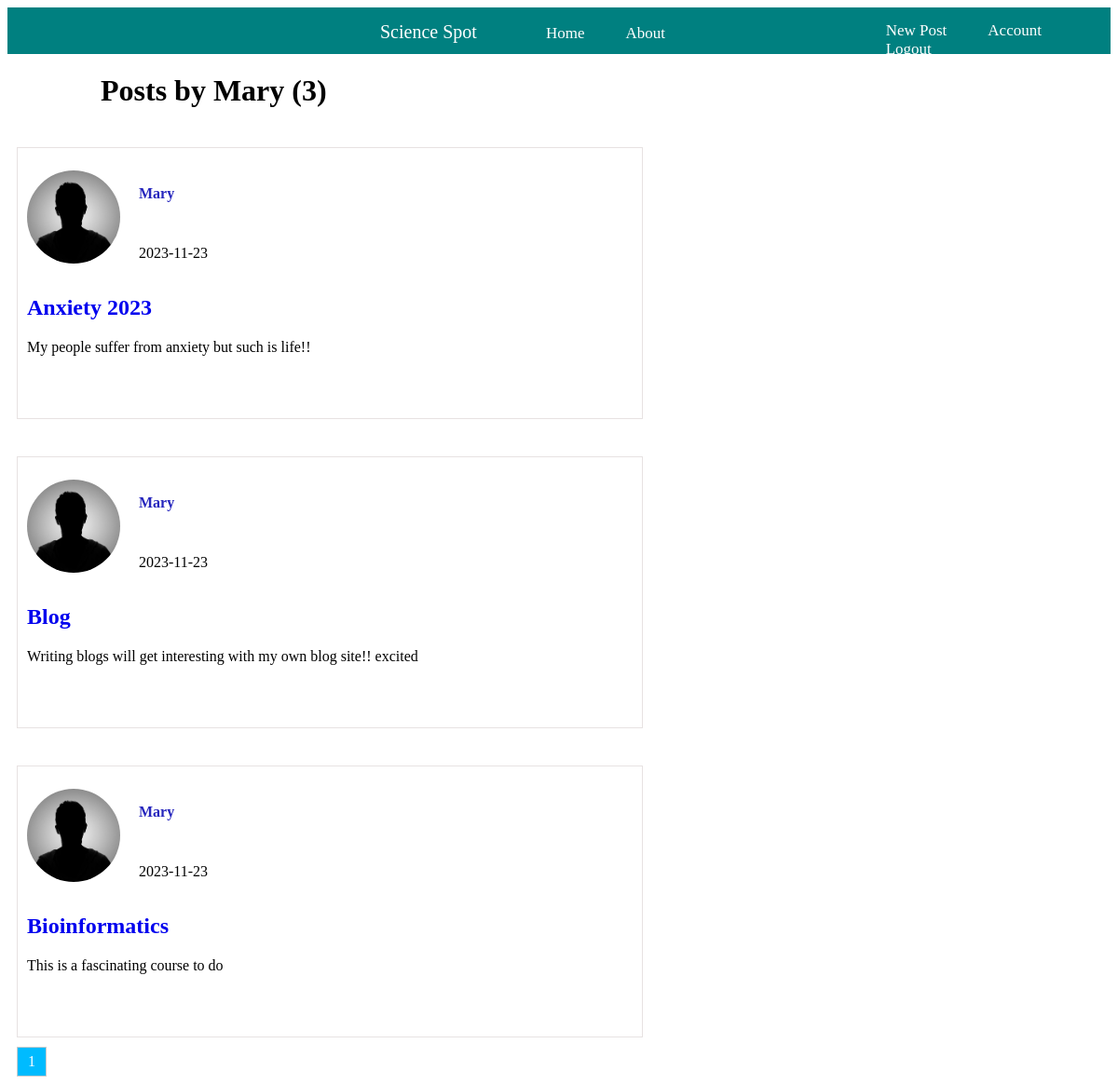
The page /user/Mary (signed in) on the database as committed earlier.
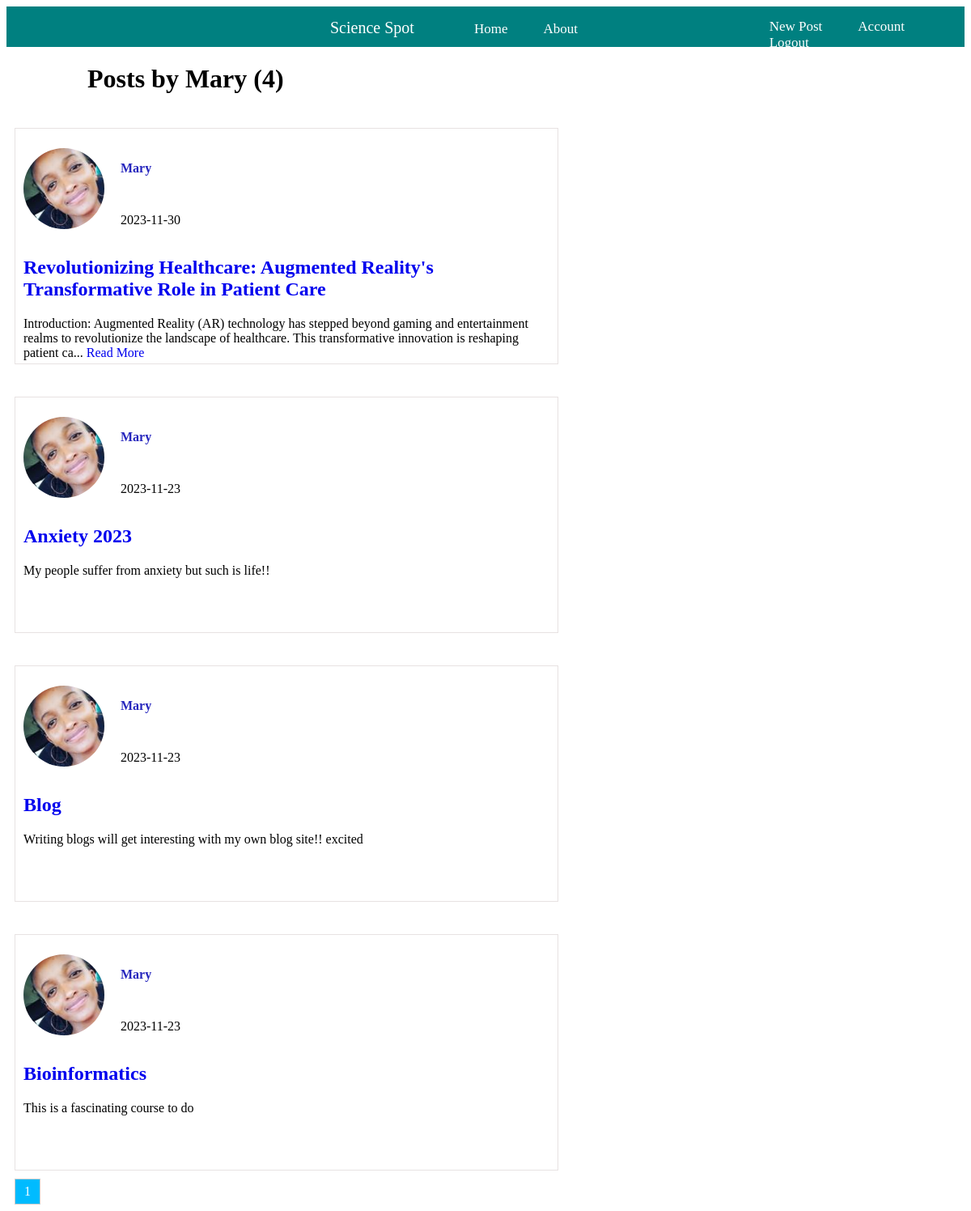
The same page on the database as committed later.
### flaskblog/models.py (models this page shows, shortened)
class Post(db.Model):
    id = db.Column(db.Integer, primary_key=True)
    title = db.Column(db.String(100), nullable=False)
    date_posted = db.Column(db.DateTime, nullable=False, default=datetime.utcnow)
    content = db.Column(db.Text, nullable=False)
    user_id = db.Column(db.Integer, db.ForeignKey('user.id'), nullable=False)
    """How ro represent our post model"""

class User(db.Model, UserMixin):
    id = db.Column(db.Integer, primary_key=True)
    username = db.Column(db.String(20), unique=True, nullable=False)
    email = db.Column(db.String(120), unique=True, nullable=False)
    image_file = db.Column(db.String(20), nullable=False, default='default.jpg')
    password = db.Column(db.String(60), nullable=False)
    posts = db.relationship('Post', backref='author', lazy=True)
    """How ro represent our user model"""

### flaskblog/routes.py (the view)
@app.route("/user/<string:username>")
@login_required
def user_posts(username):
    page = request.args.get('page', 1, type=int)
    user = User.query.filter_by(username=username).first_or_404()
    posts = Post.query.filter_by(author=user)\
        .order_by(Post.date_posted.desc())\
        .paginate(page=page, per_page=5)
    return render_template('user_posts.html', posts=posts, user=user)

### flaskblog/models.py (called while the page is built)
@login_manager.user_loader
def load_user(user_id):
    return User.query.get(int(user_id))

### flaskblog/templates/user_posts.html
{% extends 'layout.html' %} {% block content %}
<h1 style="margin-left: 100px;">Posts by {{ user.username }} ({{ posts.total }})</h1>
<div class="homediv-container">
  {% for post in posts.items %}
    <div class="homediv">
      <div class="homedivdetails">
        <img class="accountimageclass" src="{{ url_for('static', filename='images/' + post.author.image_file) }}"/>
        <div class="user-details">
          <p><a href="{{ url_for('user_posts', username=post.author.username) }}">{{ post.author.username }}</a></p>
          <p>{{ post.date_posted.strftime('%Y-%m-%d') }}</p>
        </div>
      </div>
      <div>
        <p><h2><a href="{{ url_for('post', post_id=post.id) }}">{{ post.title }}</a></h2></p>
        <p>{{ post.content[:200] }}{% if post.content|length > 200 %}... <a href="{{ url_for('post', post_id=post.id) }}">Read More</a>{% endif %}</p>
      </div>
    </div>
  {% endfor %}
</div>
<div class="pagination">
  {% for page_num in posts.iter_pages(left_edge=1, right_edge=1, left_current=1, right_current=2) %}
    {% if page_num %}
      {% if posts.page == page_num %}
        <a href="{{ url_for('home', page=page_num) }}" class="current-page">{{ page_num }}</a>
      {% else %}
        <a href="{{ url_for('home', page=page_num) }}">{{ page_num }}</a>
      {% endif %}
    {% else %}
      <span class="ellipsis">...</span>
    {% endif %}
  {% endfor %}
</div>
{% endblock content %}

Rows that differ between the two databases and show on the page:
added Post: image_file (picture), author.username "Mary", date_posted "2023-11-30", title "Revolutionizing Healthcare: Augmented Reality's Transformative Role in Patient Care", content "Introduction: Augmented Reality (AR) technology has stepped beyond gaming and entertainment realms to revolutionize the landscape of healthcare. This transformative innovation is reshaping patient ca"
changed through a linked row, Post "Anxiety 2023": image_file: picture added in place of a placeholder
changed through a linked row, Post "Blog": image_file: picture added in place of a placeholder
changed through a linked row, Post "Bioinformatics": image_file: picture added in place of a placeholder
Other text that changed with them:
{{ posts.total }}: "3" → "4"
